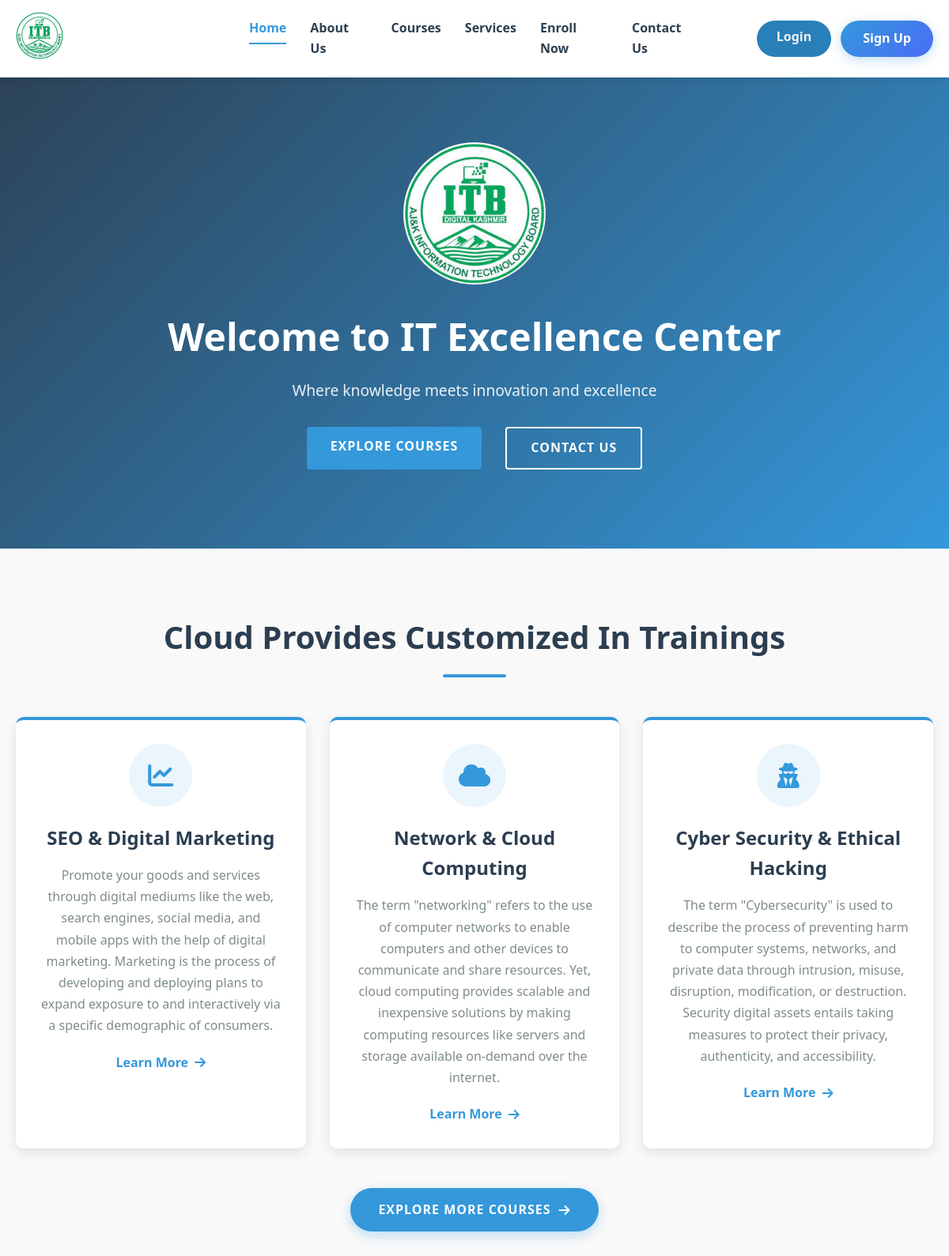
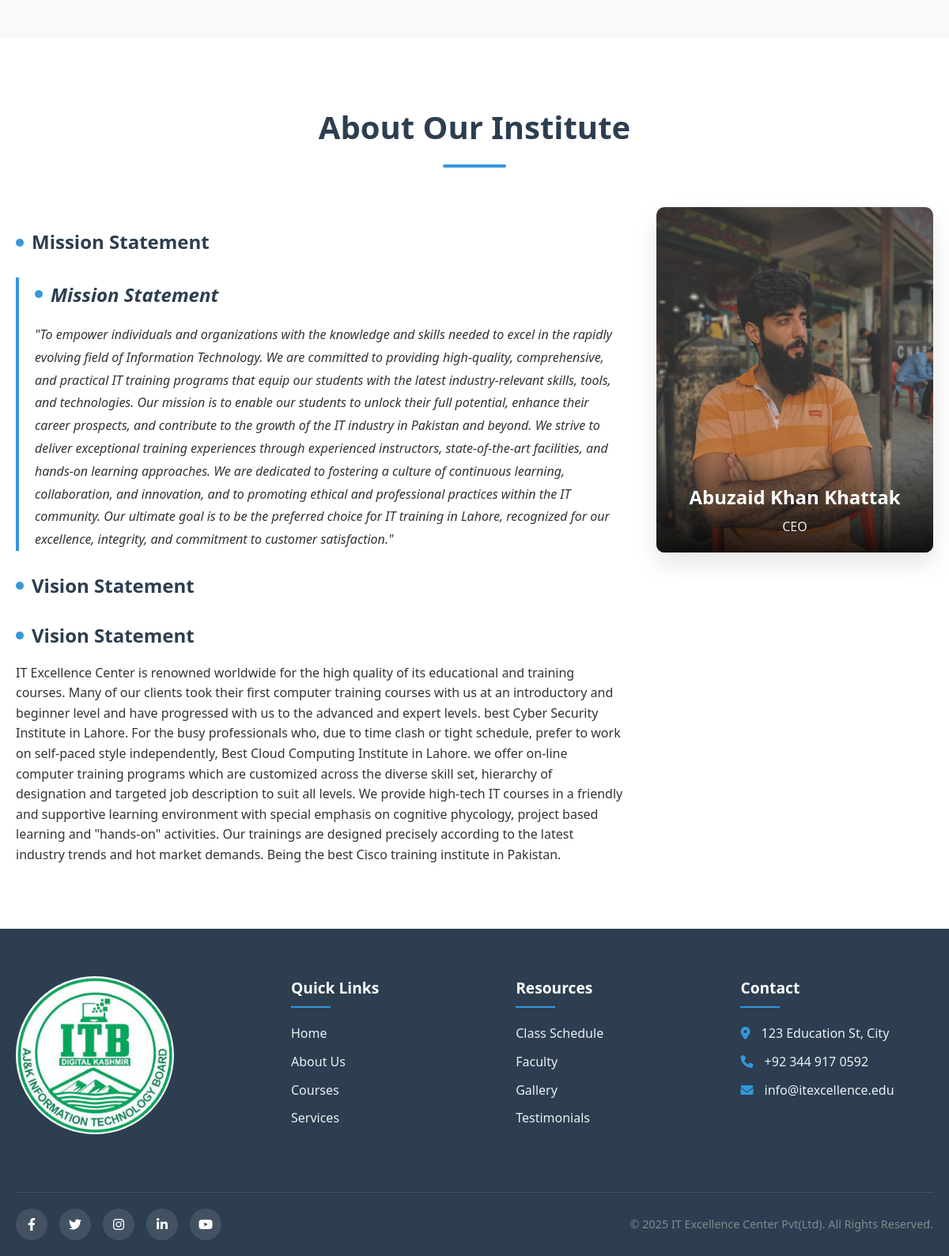
The page / on the database its author committed (2 pictures, top to bottom).
### home/models.py (models this page shows, shortened)
class Course(models.Model): # Course model banaya jata ha taake ham courses ki details store kar sakein
    title = models.CharField(max_length=200) # Course ka title store karne ke liye
    icon = models.CharField(max_length=50, help_text="Font Awesome icon class") # Font Awesome icon class store karne ke liye
    image = models.ImageField(upload_to='media/')  # Course ki image store karne ke liye
    description = models.TextField()
    is_featured = models.BooleanField(default=False)
    order = models.PositiveIntegerField(default=0)
    class Meta:
        ordering = ['order']

class MissionVision(models.Model):
    mission = RichTextField()
    vision = RichTextField()
    last_updated = models.DateTimeField(auto_now=True)

class TeamMember(models.Model):
    name = models.CharField(max_length=100)
    position = models.CharField(max_length=100)
    image = models.ImageField(upload_to='media/')
    is_ceo = models.BooleanField(default=False)

### home/views.py (the view)
# urls.py: 2. Add a URL to urlpatterns:  path('', views.home, name='home')
def home(request):
    context = {
        'courses': Course.objects.filter(is_featured=True),
        'mission_vision': MissionVision.objects.first(),
        'ceo': TeamMember.objects.filter(is_ceo=True).first()
    }
    return render(request, 'home.html', context)

### home/templates/home.html (shortened to what this page needs)
{% extends 'base.html' %}
{% load static %}
{% block maincontent %}
<main>
    <section class="courses-section">
        <div class="container">
            <div class="section-header">
                <h2>Cloud Provides Customized In Trainings</h2>
                <div class="divider"></div>
            </div>
            <div class="courses-grid">
                {% for course in courses %}
                <div class="course-card">
                    <div class="course-icon">
                        <i class="{{ course.icon }}"></i>
                    </div>
                    <h3>{{ course.title }}</h3>
                    <p>{{ course.description }}</p>
                    <a href="#" class="course-link">Learn More <i class="fas fa-arrow-right"></i></a>
                </div>
                {% endfor %}
            </div>
            <div class="explore-more">
                <a href="{% url 'courses' %}" class="explore-btn {% if request.path == '/course/' %}active{% endif %}">Explore More Courses <i class="fas fa-arrow-right"></i></a>
            </div>
        </div>
    </section>
    <section class="about-section">
        <div class="container">
            <div class="section-header">
                <h2>About Our Institute</h2>
                <div class="divider"></div>
            </div>
            <div class="about-content">
                <div class="about-text">
                    <div class="mission-vision">
                        <h3>Mission Statement</h3>
                        <blockquote>
                            {{ mission_vision.mission|safe }}
                        </blockquote>
                        <h3>Vision Statement</h3>
                        <p>
                            {{ mission_vision.vision|safe }}
                        </p>
                    </div>
                </div>
                <div class="ceo-profile">
                    <div class="ceo-image">
                        <img src="{{ ceo.image.url }}" alt="{{ ceo.name }}, CEO of IT Excellence Center">
                        <div class="ceo-info">
                            <h4>{{ ceo.name }}</h4>
                            <p>{{ ceo.position }}</p>
                        </div>
                    </div>
                </div>
            </div>
        </div>
    </section>
</main>
{% endblock %}

### static/assets/css/NHF.css (style rules this page uses)
:root { --primary-color: #2c3e50; --secondary-color: #3498db; --accent-color: #e74c3c; --light-color: #ecf0f1; --dark-color: #2c3e50; --text-color: #333; --text-light: #7f8c8d; --white: #ffffff; --transition: all 0.3s ease; }
* { margin: 0; padding: 0; box-sizing: border-box; }
body { font-family: 'Segoe UI', Tahoma, Geneva, Verdana, sans-serif; line-height: 1.6; color: var(--text-color); background-color: var(--white); overflow-x: hidden; }
a { text-decoration: none; color: inherit; transition: var(--transition); }
.container { max-width: 1200px; margin: 0 auto; padding: 0 20px; }
html { scroll-behavior: smooth; }

### static/assets/css/home.css (style rules this page uses)
.about-section { padding: 80px 0; background-color: var(--white); }
.section-header { text-align: center; margin-bottom: 50px; }
.section-header h2 { font-size: 2.5rem; color: var(--primary-color); margin-bottom: 15px; position: relative; display: inline-block; }
.divider { width: 80px; height: 4px; background-color: var(--secondary-color); margin: 0 auto; border-radius: 2px; }
.about-content { display: flex; flex-wrap: wrap; gap: 40px; }
.about-text { flex: 1; min-width: 300px; }
.mission-vision h3 { color: var(--primary-color); margin: 25px 0 15px; font-size: 1.5rem; position: relative; padding-left: 20px; }
.mission-vision h3::before { content: ''; position: absolute; left: 0; top: 50%; transform: translateY(-50%); width: 10px; height: 10px; background-color: var(--secondary-color); border-radius: 50%; }
blockquote { font-style: italic; color: var(--text-color); border-left: 4px solid var(--secondary-color); padding-left: 20px; margin: 20px 0; line-height: 1.8; }
.ceo-profile { flex: 0 0 350px; display: flex; justify-content: center; }
.ceo-image { position: relative; max-width: 1500px; height: 437px; border-radius: 10px; overflow: hidden; box-shadow: 0 15px 30px rgba(0, 0, 0, 0.1); transition: var(--transition); }
.ceo-image img { width: 100%; display: block; transition: var(--transition); }
.ceo-info { position: absolute; bottom: 0; left: 0; right: 0; background: linear-gradient(to top, rgba(0,0,0,0.8), transparent); color: var(--white); padding: 30px 20px 20px; text-align: center; }
.ceo-info h4 { font-size: 1.5rem; margin-bottom: 5px; }
.ceo-info p { font-size: 1rem; opacity: 0.9; }
.courses-section { padding: 80px 0; background-color: #f9f9f9; }
.courses-grid { display: grid; grid-template-columns: repeat(auto-fit, minmax(300px, 1fr)); gap: 30px; margin-top: 40px; }
.course-card { background-color: var(--white); border-radius: 10px; overflow: hidden; box-shadow: 0 5px 15px rgba(0, 0, 0, 0.05); transition: var(--transition); padding: 30px; text-align: center; border-top: 4px solid var(--secondary-color); }
.course-icon { width: 80px; height: 80px; background-color: rgba(52, 152, 219, 0.1); border-radius: 50%; display: flex; align-items: center; justify-content: center; margin: 0 auto 20px; color: var(--secondary-color); font-size: 2rem; transition: var(--transition); }
.course-card h3 { color: var(--primary-color); margin-bottom: 15px; font-size: 1.5rem; }
.course-card p { color: var(--text-light); margin-bottom: 20px; line-height: 1.7; }
.course-link { color: var(--secondary-color); font-weight: 600; display: inline-flex; align-items: center; transition: var(--transition); }
.course-link i { margin-left: 8px; transition: var(--transition); }
.explore-more { text-align: center; margin-top: 50px; }
.explore-btn { display: inline-flex; align-items: center; padding: 15px 35px; background-color: var(--secondary-color); color: var(--white); border-radius: 50px; font-weight: 600; text-transform: uppercase; letter-spacing: 1px; transition: var(--transition); box-shadow: 0 5px 15px rgba(52, 152, 219, 0.3); }
.explore-btn i { margin-left: 10px; transition: var(--transition); }

### static/assets/css/aboutus.css (style rules this page uses)
.container { max-width: 1200px; margin: 0 auto; padding: 0 20px; }

### static/assets/css/courses.css (style rules this page uses)
.courses-grid { display: grid; grid-template-columns: repeat(auto-fill, minmax(300px, 1fr)); gap: 30px; margin: 50px 0; }
.course-card { background: white; border-radius: 10px; overflow: hidden; box-shadow: 0 5px 15px rgba(0,0,0,0.1); transition: transform 0.3s ease, box-shadow 0.3s ease; position: relative; }

### rows shown on the page
Course: title "SEO & Digital Marketing", description "Promote your goods and services through digital mediums like the web, search engines, social media, and mobile apps with the help of digital marketing. Marketing is the process of developing and deploying plans to expand exposure to and interactively via a specific demographic of consumers."
Course: title "Network & Cloud Computing", description "The term \"networking\" refers to the use of computer networks to enable computers and other devices to communicate and share resources. Yet, cloud computing provides scalable and inexpensive solutions by making computing resources like servers and storage available on-demand over the internet."
Course: title "Cyber Security & Ethical Hacking", description "The term \"Cybersecurity\" is used to describe the process of preventing harm to computer systems, networks, and private data through intrusion, misuse, disruption, modification, or destruction. Security digital assets entails taking measures to protect their privacy, authenticity, and accessibility."
MissionVision: mission "Mission Statement \"To empower individuals and organizations with the knowledge and skills needed to excel in the rapidly evolving field of Information Technology. We are committed to providing high-quality, comprehensive, and practical IT training programs that equip our students with the latest industry-relevant skills, tools, and technologies. Our mission is to enable our students to unlock their full potential, enhance their career prospects, and contribute to the growth of the IT industry in Pakistan and beyond. We strive to deliver exceptional training experiences through experienced instructors, state-of-the-art facilities, and hands-on learning approaches. We are dedicated to…", vision "Vision Statement IT Excellence Center is renowned worldwide for the high quality of its educational and training courses. Many of our clients took their first computer training courses with us at an introductory and beginner level and have progressed with us to the advanced and expert levels. best Cyber Security Institute in Lahore. For the busy professionals who, due to time clash or tight schedule, prefer to work on self-paced style independently, Best Cloud Computing Institute in Lahore. we offer on-line computer training programs which are customized across the diverse skill set, hierarchy of designation and targeted job description to suit all levels. We provide high-tech IT courses in…"
TeamMember: image (picture), name "Abuzaid Khan Khattak", position "CEO"
